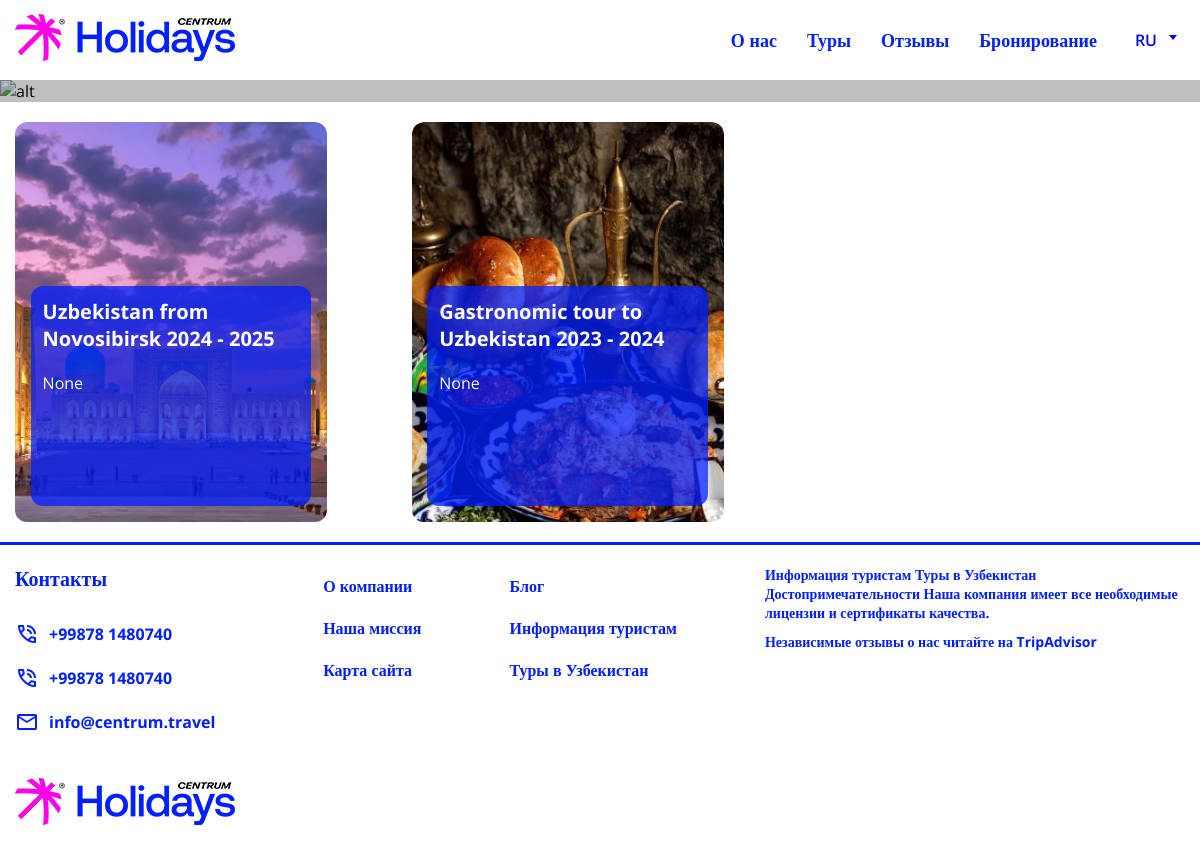
The page /ru/destinations/tashkent/?page=4 on the database as committed earlier.
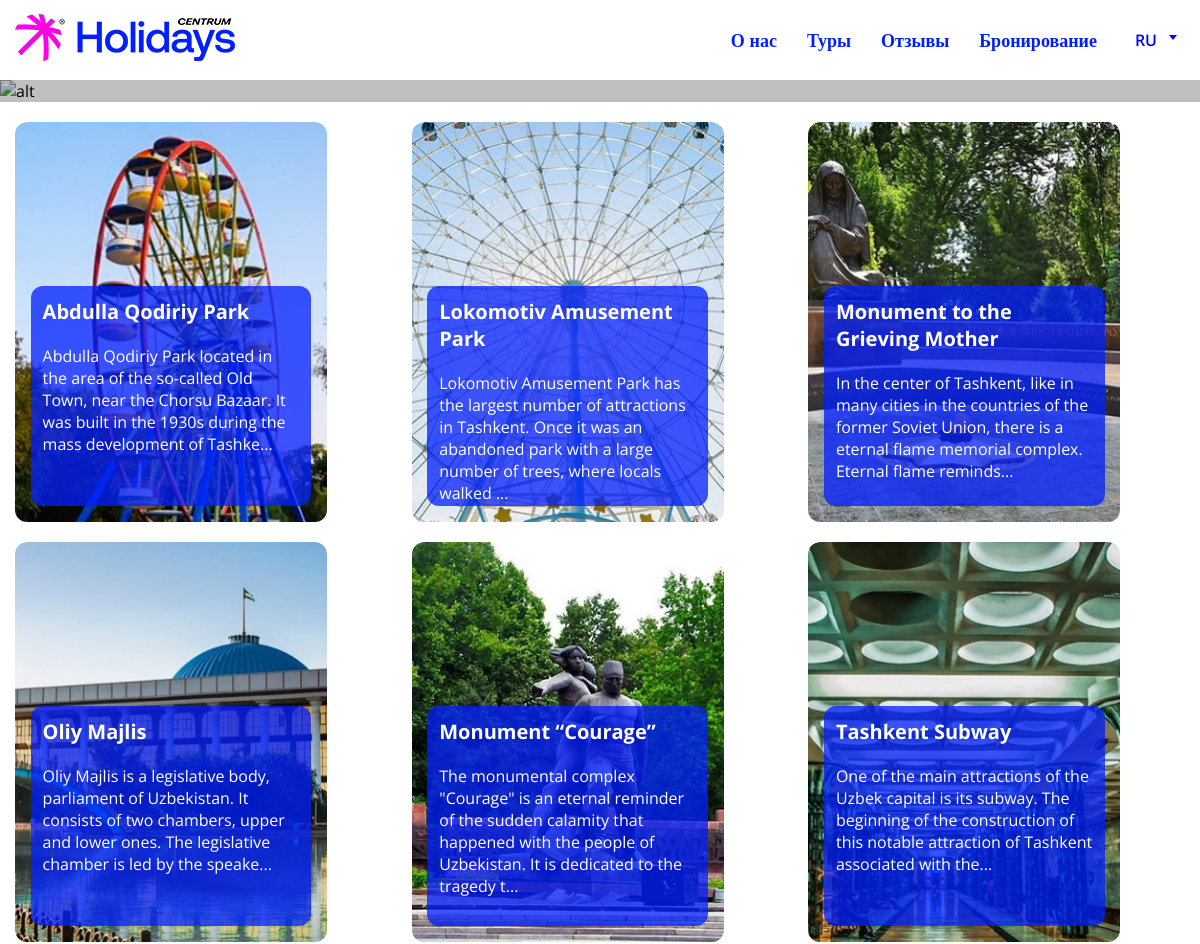
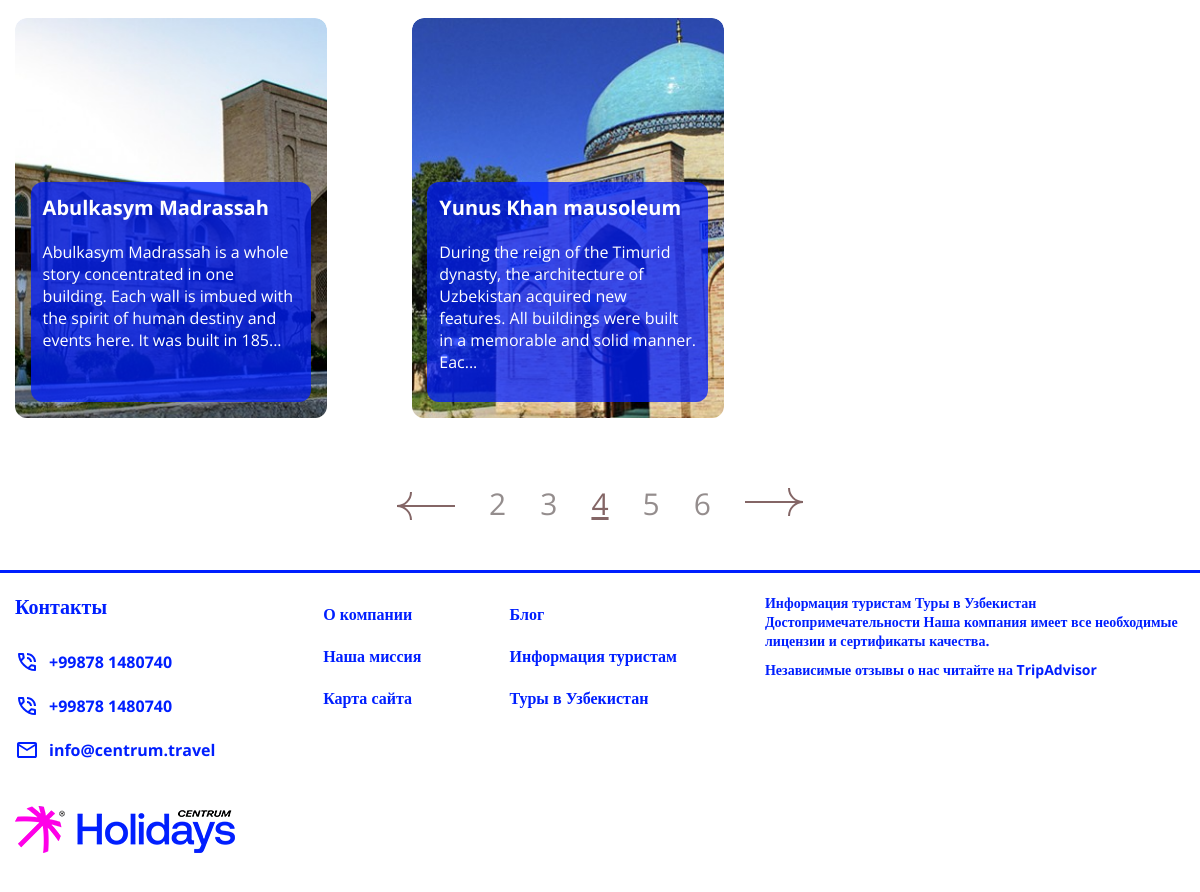
The same page on the database as committed later (2 pictures, top to bottom).
### core/models.py (models this page shows, shortened)
class Tour(models.Model):
    title = models.CharField(verbose_name='Заголовок', max_length=100)
    preview = models.ImageField(verbose_name='Заставка', upload_to='tours/', null=True, blank=True)
    price = models.IntegerField(verbose_name='Стоимость', null=True, blank=True)
    days = models.PositiveSmallIntegerField(verbose_name='Дней', null=True, blank=True)
    nights = models.PositiveSmallIntegerField(verbose_name='Ночей', null=True, blank=True)
    short_description = models.TextField(max_length=500, verbose_name='Краткое описание', null=True, blank=True)
    full_description = RichTextField(verbose_name='Полное описание', blank=True, null=True)
    is_popular = models.BooleanField(verbose_name='Популярный тур?', default=False)
    is_recommended = models.BooleanField(verbose_name='Рекомендуемый тур?', default=False)
    destination = models.ForeignKey(Destination, on_delete=models.CASCADE, verbose_name='Направление', null=True)
    slug = models.SlugField(blank=True)
    class Meta:
        verbose_name = 'Тур'
        verbose_name_plural = 'Туры'

### core/views.py (the view)
# urls.py: path('destinations/<slug:slug>/', views.destinations_view, name='destinations'),
def destinations_view(request, slug):
    destination = models.Destination.objects.get(slug=slug)
    tours = models.Tour.objects.filter(destination=destination)
    paginator = Paginator(tours, 8)
    page = request.GET.get('page')
    qs = paginator.get_page(page)
    context = {
        'title': destination.title,
        'tours': qs
    }
    return render(request, 'core/destinations.html', context)

### core/templates/core/destinations.html (shortened to what this page needs)
{% extends 'base.html' %}
{% block content %}
    <main class="destination__main">
        <section class="destination__main-content">
            <img src="https://canaan.travel/wp-content/uploads/2022/09/Tashkent_tower-2-scaled.webp" alt="alt">
            <h1 class="destination__main-title">{{ title }}</h1></section>
        <section class="destination__main-items container">
            {% for tour in tours %}
                <a href="destinations.html" class="popular__destinations-cards-item">
                    <img src="{{ tour.preview.url }}" alt="card-item">
                    <div class="popular__destinations-cards-item-content">
                        <h4 class="popular__destinations-cards-item-title">{{ tour.title }}</h4>
                        <p class="popular__destinations-cards-item-descr">{{ tour.short_description }}</p>
                    </div>
                </a>
            {% endfor %}
        </section>
    {% include 'components/_pagination.html' %}
    </main>
{% endblock %}

Rows that differ between the two databases and show on the page:
no longer on this page (row edited): Tour: preview (picture), title "Uzbekistan from Novosibirsk 2024 - 2025", short_description "None"
no longer on this page (row edited): Tour: preview (picture), title "Gastronomic tour to Uzbekistan 2023 - 2024", short_description "None"
added Tour: preview (picture), title "Abdulla Qodiriy Park", short_description "Abdulla Qodiriy Park located in the area of​ the so-called Old Town, near the Chorsu Bazaar. It was built in the 1930s during the mass development of Tashke..."
added Tour: preview (picture), title "Lokomotiv Amusement Park", short_description "Lokomotiv Amusement Park has the largest number of attractions in Tashkent. Once it was an abandoned park with a large number of trees, where locals walked ..."
added Tour: preview (picture), title "Monument to the Grieving Mother", short_description "In the center of Tashkent, like in many cities in the countries of the former Soviet Union, there is a eternal flame memorial complex. Eternal flame reminds..."
added Tour: preview (picture), title "Oliy Majlis", short_description "Oliy Majlis is a legislative body, parliament of Uzbekistan. It consists of two chambers, upper and lower ones. The legislative chamber is led by the speake..."
added Tour: preview (picture), title "Monument “Courage”", short_description "The monumental complex \"Courage\" is an eternal reminder of the sudden calamity that happened with the people of Uzbekistan. It is dedicated to the tragedy t..."
added Tour: preview (picture), title "Tashkent Subway", short_description "One of the main attractions of the Uzbek capital is its subway. The beginning of the construction of this notable attraction of Tashkent associated with the..."
added Tour: preview (picture), title "Abulkasym Madrassah", short_description "Abulkasym Madrassah is a whole story concentrated in one building. Each wall is imbued with the spirit of human destiny and events here. It was built in 185..."
added Tour: preview (picture), title "Yunus Khan mausoleum", short_description "During the reign of the Timurid dynasty, the architecture of Uzbekistan acquired new features. All buildings were built in a memorable and solid manner. Eac..."
Other text that changed with them:
new list line: "2"
new list line: "3"
new list line: "4"
new list line: "5"
new list line: "6"
